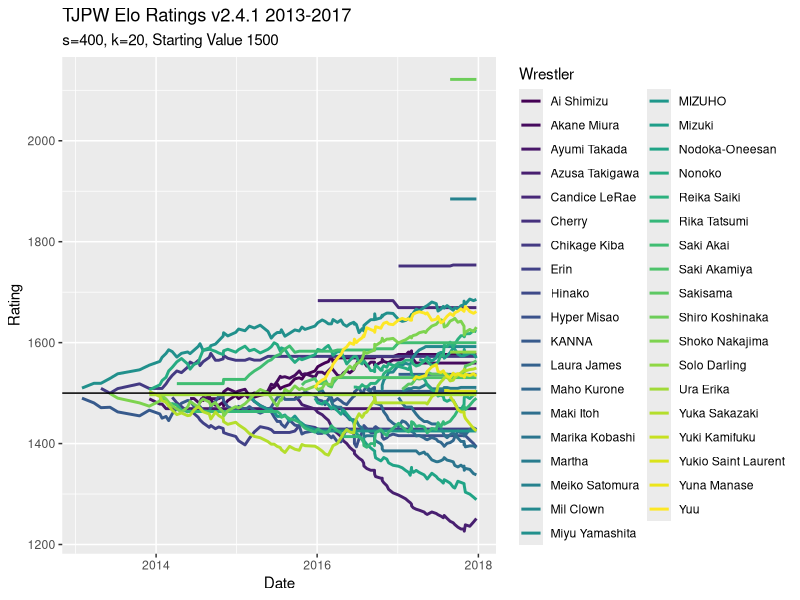
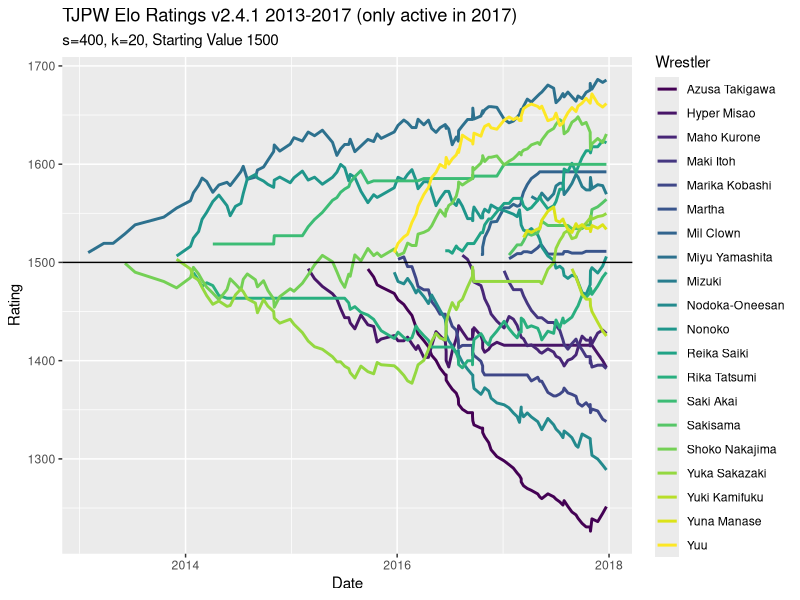

Recreate these plots in R, in order.
## ---- chunk 1
knitr::opts_chunk$set(echo = TRUE)
library(tidyverse)
library(readxl)
safe_colorblind_palette <- c("#88CCEE", "#CC6677", "#DDCC77", "#117733", "#332288", "#AA4499", 
                             "#44AA99", "#999933", "#882255", "#661100", "#6699CC", "#888888")
## ---- chunk 2
tjpw13 = read_excel("TJPW Metrics.xlsx", sheet = 2, col_types = c("guess", "date", "guess", "guess", "guess", "text", rep("guess", 14)))

tjpw14 = read_excel("TJPW Metrics.xlsx", sheet = 3, col_types = c("guess", "date", "guess", "guess", "guess", "text", rep("guess", 14)))

tjpw15 = read_excel("TJPW Metrics.xlsx", sheet = 4, col_types = c("guess", "date", "guess", "guess", "guess", "text", rep("guess", 14)))

tjpw16 = read_excel("TJPW Metrics.xlsx", sheet = 5, col_types = c("guess", "date", "guess", "guess", "guess", "text", rep("guess", 14)))

tjpw17 = read_excel("TJPW Metrics.xlsx", sheet = 6, col_types = c("guess", "date", "guess", "guess", "guess", "text", rep("guess", 14)))

tjpw = rbind(tjpw13, tjpw14, tjpw15, tjpw16, tjpw17)
## ---- chunk 3
singles = tjpw %>% 
  filter(`Match Type` == "Singles")

tag = tjpw %>% 
  filter(`Match Type` == "Tag")

threeway = tjpw %>% 
  filter(`Match Type` == "3 Way")

sixperson = tjpw %>% 
  filter(`Match Type` == "6 Person Tag")
## ---- chunk 4
summary(factor(tjpw$Event))
## ---- chunk 5
expected <- function(ra, rb, s = 400){
  expected_outcome = 1 / (1 + 10^((rb - ra)/s))
  return(expected_outcome)
} 
## ---- chunk 6
new_rating <- function(ra, rb, outcome, k = 20){
  new = ra + k * (outcome - expected(ra, rb))
  return(new)
}

new_rating_threeway <- function(r1, r2, r3, outcome, k = 20){
  expected_threeway = (expected(r1, r2) + expected(r1, r3)) / 3
  new = r1 + k * (outcome - expected_threeway)
  return(new)
}
## ---- chunk 7

events_dates = tjpw %>% 
  select(Event, Date) %>% 
  distinct(Event, .keep_all = T)
## ---- chunk 8
wrestlers = as.vector(rbind(tjpw$`Wrestler 1`, tjpw$`Wrestler 2`, tjpw$`Wrestler 3`,
                            tjpw$`Wrestler 4`, tjpw$`Wrestler 5`, tjpw$`Wrestler 6`)) %>% 
  unique() %>% 
  na.omit()
## ---- chunk 9
prior_exp = read_excel("TJPW Metrics.xlsx", sheet = 7)
## ---- chunk 10
# to include all types of draws that exist in database
draws = c("Time Limit Draw", "Double Countout")
## ---- chunk 11
Ratings = data.frame(matrix(nrow = nrow(events_dates), ncol = length(wrestlers)+2))
colnames(Ratings) = c("Event", "Date", wrestlers)
Ratings$Event = events_dates$Event
Ratings$Date = events_dates$Date

starting_ratings = c(1500, 1500, rep(NA, length(wrestlers)-2))
## ---- chunk 12
#V1
calculate_new_ratings <- function(indiv_event){
  this_event = singles %>% 
    filter(Event == indiv_event)
  
  prior_ratings = if(indiv_event == "The First Meeting"){
    starting_ratings
  }
  else{
    Ratings[which(Ratings$Event == indiv_event) - 1,3:ncol(Ratings)]
  }
  
  new_ratings = prior_ratings
  for(i in 1:nrow(this_event)){
    W1 = which(colnames(Ratings) == this_event$`Wrestler 1`[i])
    W2 = which(colnames(Ratings) == this_event$`Wrestler 2`[i])
    prior_ratings[W1-2] = ifelse(!is.na(prior_ratings[W1-2]), prior_ratings[W1-2], 1500)
    prior_ratings[W2-2] = ifelse(!is.na(prior_ratings[W2-2]), prior_ratings[W2-2], 1500)
    if(this_event$Decision[i] == "Time Limit Draw"){
      new_ratings[W1-2] =  new_rating(prior_ratings[W1-2], prior_ratings[W2-2], 0.5)
      new_ratings[W2-2] =  new_rating(prior_ratings[W2-2], prior_ratings[W1-2], 0.5)
    }
    else{
      new_ratings[W1-2] =  new_rating(prior_ratings[W1-2], prior_ratings[W2-2], 1)
      new_ratings[W2-2] =  new_rating(prior_ratings[W2-2], prior_ratings[W1-2], 0)
    }
  }
  return(new_ratings)
}
## ---- chunk 13
#V2.4.1 (Added Double Countouts as Draws)
calculate_new_ratings2 <- function(indiv_event){
  this_event = tjpw %>% 
    filter(Event == indiv_event)
  
  prior_ratings = if(indiv_event == "The First Meeting"){
    starting_ratings
  }
  else{
    Ratings[which(Ratings$Event == indiv_event) - 1,3:ncol(Ratings)]
  }
  
  new_ratings = prior_ratings
  for(i in 1:nrow(this_event)){
    if(this_event$`Match Type`[i] == "Singles"){
       W1 = which(colnames(Ratings) == this_event$`Wrestler 1`[i])
       W2 = which(colnames(Ratings) == this_event$`Wrestler 2`[i])
       prior_ratings[W1-2] = ifelse(!is.na(prior_ratings[W1-2]), prior_ratings[W1-2],
                                    1500 + 20 * prior_exp$Years[which(prior_exp$Wrestler == this_event$`Wrestler 1`[i])])
       prior_ratings[W2-2] = ifelse(!is.na(prior_ratings[W2-2]), prior_ratings[W2-2],
                                    1500 + 20 * prior_exp$Years[which(prior_exp$Wrestler == this_event$`Wrestler 2`[i])])
       if(this_event$Decision[i] %in% draws){
         new_ratings[W1-2] =  new_rating(prior_ratings[W1-2], prior_ratings[W2-2], 0.5)
         new_ratings[W2-2] =  new_rating(prior_ratings[W2-2], prior_ratings[W1-2], 0.5)
       }
       else{
         new_ratings[W1-2] =  new_rating(prior_ratings[W1-2], prior_ratings[W2-2], 1)
         new_ratings[W2-2] =  new_rating(prior_ratings[W2-2], prior_ratings[W1-2], 0)
       }
    }
    if(this_event$`Match Type`[i] == "Tag"){
      W1 = which(colnames(Ratings) == this_event$`Wrestler 1`[i])
      W2 = which(colnames(Ratings) == this_event$`Wrestler 2`[i])
      W3 = which(colnames(Ratings) == this_event$`Wrestler 3`[i])
      W4 = which(colnames(Ratings) == this_event$`Wrestler 4`[i])
      prior_ratings[W1-2] = ifelse(!is.na(prior_ratings[W1-2]), prior_ratings[W1-2], 1500 + 20 * prior_exp$Years[which(prior_exp$Wrestler == this_event$`Wrestler 1`[i])])
      prior_ratings[W2-2] = ifelse(!is.na(prior_ratings[W2-2]), prior_ratings[W2-2], 1500 + 20 * prior_exp$Years[which(prior_exp$Wrestler == this_event$`Wrestler 2`[i])])
      prior_ratings[W3-2] = ifelse(!is.na(prior_ratings[W3-2]), prior_ratings[W3-2], 1500 + 20 * prior_exp$Years[which(prior_exp$Wrestler == this_event$`Wrestler 3`[i])])
      prior_ratings[W4-2] = ifelse(!is.na(prior_ratings[W4-2]), prior_ratings[W4-2], 1500 + 20 * prior_exp$Years[which(prior_exp$Wrestler == this_event$`Wrestler 4`[i])])
      prior_team1_rating = mean(c(as.double(prior_ratings[W1-2]),
                                  as.double(prior_ratings[W2-2])))
      prior_team2_rating = mean(c(as.double(prior_ratings[W3-2]),
                                  as.double(prior_ratings[W4-2])))
      if(this_event$Decision[i] %in% draws){
        new_team1_rating = new_rating(prior_team1_rating, prior_team2_rating, 0.5)
        new_team2_rating = new_rating(prior_team2_rating, prior_team1_rating, 0.5)
      }
      else{
        new_team1_rating = new_rating(prior_team1_rating, prior_team2_rating, 1)
        new_team2_rating = new_rating(prior_team2_rating, prior_team1_rating, 0)
      }
      new_ratings[W1-2] = prior_ratings[W1-2] + (new_team1_rating - prior_team1_rating) * (2/3)
      new_ratings[W2-2] = prior_ratings[W2-2] + (new_team1_rating - prior_team1_rating) * (1/3)
      new_ratings[W3-2] = prior_ratings[W3-2] + (new_team2_rating - prior_team2_rating) * (2/3)
      new_ratings[W4-2] = prior_ratings[W4-2] + (new_team2_rating - prior_team2_rating) * (1/3)
    }
    if(this_event$`Match Type`[i] == "6 Person Tag"){
      W1 = which(colnames(Ratings) == this_event$`Wrestler 1`[i])
      W2 = which(colnames(Ratings) == this_event$`Wrestler 2`[i])
      W3 = which(colnames(Ratings) == this_event$`Wrestler 3`[i])
      W4 = which(colnames(Ratings) == this_event$`Wrestler 4`[i])
      W5 = which(colnames(Ratings) == this_event$`Wrestler 5`[i])
      W6 = which(colnames(Ratings) == this_event$`Wrestler 6`[i])
      prior_ratings[W1-2] = ifelse(!is.na(prior_ratings[W1-2]), prior_ratings[W1-2], 1500 + 20 * prior_exp$Years[which(prior_exp$Wrestler == this_event$`Wrestler 1`[i])])
      prior_ratings[W2-2] = ifelse(!is.na(prior_ratings[W2-2]), prior_ratings[W2-2], 1500 + 20 * prior_exp$Years[which(prior_exp$Wrestler == this_event$`Wrestler 2`[i])])
      prior_ratings[W3-2] = ifelse(!is.na(prior_ratings[W3-2]), prior_ratings[W3-2], 1500 + 20 * prior_exp$Years[which(prior_exp$Wrestler == this_event$`Wrestler 3`[i])])
      prior_ratings[W4-2] = ifelse(!is.na(prior_ratings[W4-2]), prior_ratings[W4-2], 1500 + 20 * prior_exp$Years[which(prior_exp$Wrestler == this_event$`Wrestler 4`[i])])
      prior_ratings[W5-2] = ifelse(!is.na(prior_ratings[W5-2]), prior_ratings[W5-2], 1500 + 20 * prior_exp$Years[which(prior_exp$Wrestler == this_event$`Wrestler 5`[i])])
      prior_ratings[W6-2] = ifelse(!is.na(prior_ratings[W6-2]), prior_ratings[W6-2], 1500 + 20 * prior_exp$Years[which(prior_exp$Wrestler == this_event$`Wrestler 6`[i])])
      prior_team1_rating = mean(c(as.double(prior_ratings[W1-2]),
                                  as.double(prior_ratings[W2-2]),
                                  as.double(prior_ratings[W3-2])))
      prior_team2_rating = mean(c(as.double(prior_ratings[W4-2]),
                                  as.double(prior_ratings[W5-2]),
                                  as.double(prior_ratings[W6-2])))
      if(this_event$Decision[i] %in% draws){
        new_team1_rating = new_rating(prior_team1_rating, prior_team2_rating, 0.5)
        new_team2_rating = new_rating(prior_team2_rating, prior_team1_rating, 0.5)
      }
      else{
        new_team1_rating = new_rating(prior_team1_rating, prior_team2_rating, 1)
        new_team2_rating = new_rating(prior_team2_rating, prior_team1_rating, 0)
      }
      new_ratings[W1-2] = prior_ratings[W1-2] + (new_team1_rating - prior_team1_rating) * (1/2)
      new_ratings[W2-2] = prior_ratings[W2-2] + (new_team1_rating - prior_team1_rating) * (1/4)
      new_ratings[W3-2] = prior_ratings[W3-2] + (new_team1_rating - prior_team1_rating) * (1/4)
      new_ratings[W4-2] = prior_ratings[W4-2] + (new_team2_rating - prior_team2_rating) * (1/2)
      new_ratings[W5-2] = prior_ratings[W5-2] + (new_team2_rating - prior_team2_rating) * (1/4)
      new_ratings[W6-2] = prior_ratings[W6-2] + (new_team2_rating - prior_team2_rating) * (1/4)
    }
    if(this_event$`Match Type`[i] == "3 Way"){
      W1 = which(colnames(Ratings) == this_event$`Wrestler 1`[i])
      W2 = which(colnames(Ratings) == this_event$`Wrestler 2`[i])
      W3 = which(colnames(Ratings) == this_event$`Wrestler 3`[i])
      prior_ratings[W1-2] = ifelse(!is.na(prior_ratings[W1-2]), prior_ratings[W1-2], 1500 + 20 * prior_exp$Years[which(prior_exp$Wrestler == this_event$`Wrestler 1`[i])])
      prior_ratings[W2-2] = ifelse(!is.na(prior_ratings[W2-2]), prior_ratings[W2-2], 1500 + 20 * prior_exp$Years[which(prior_exp$Wrestler == this_event$`Wrestler 2`[i])])
      prior_ratings[W3-2] = ifelse(!is.na(prior_ratings[W3-2]), prior_ratings[W3-2], 1500 + 20 * prior_exp$Years[which(prior_exp$Wrestler == this_event$`Wrestler 3`[i])])
      if(this_event$Decision[i] %in% draws){
        new_ratings[W1-2] = new_rating_threeway(prior_ratings[W1-2], prior_ratings[W2-2], prior_ratings[W3-2], 1/3)
        new_ratings[W2-2] = new_rating_threeway(prior_ratings[W2-2], prior_ratings[W1-2], prior_ratings[W3-2], 1/3)
        new_ratings[W3-2] = new_rating_threeway(prior_ratings[W3-2], prior_ratings[W2-2], prior_ratings[W1-2], 1/3)
      }
      else{
        if(this_event$`W3 Result`[i] == "L*"){
          if(this_event$`W2 Result`[i] == "L*"){
            new_ratings[W1-2] = new_rating_threeway(prior_ratings[W1-2], prior_ratings[W2-2], prior_ratings[W3-2], 1)
            new_ratings[W2-2] = new_rating_threeway(prior_ratings[W2-2], prior_ratings[W1-2], prior_ratings[W3-2], 0)
            new_ratings[W3-2] = new_rating_threeway(prior_ratings[W3-2], prior_ratings[W2-2], prior_ratings[W1-2], 0)
          }
          if(this_event$`W2 Result`[i] == "W*"){
            new_ratings[W1-2] = new_rating_threeway(prior_ratings[W1-2], prior_ratings[W2-2], prior_ratings[W3-2], 0.5)
            new_ratings[W2-2] = new_rating_threeway(prior_ratings[W2-2], prior_ratings[W1-2], prior_ratings[W3-2], 0.5)
            new_ratings[W3-2] = new_rating_threeway(prior_ratings[W3-2], prior_ratings[W2-2], prior_ratings[W1-2], 0)
          }
        }
        else{
          new_ratings[W1-2] = new_rating_threeway(prior_ratings[W1-2], prior_ratings[W2-2], prior_ratings[W3-2], 5/6)
          new_ratings[W2-2] = new_rating_threeway(prior_ratings[W2-2], prior_ratings[W1-2], prior_ratings[W3-2], 0)
          new_ratings[W3-2] = new_rating_threeway(prior_ratings[W3-2], prior_ratings[W2-2], prior_ratings[W1-2], 1/6)
        }
      }
    }
    prior_ratings = new_ratings #Fixes issue with multiple matches at one show
  }
  return(new_ratings)
}
## ---- chunk 14
j = 1
while(j <= nrow(Ratings)){
  Ratings[j, 3:ncol(Ratings)] = calculate_new_ratings2(events_dates$Event[j])
  j = j+1
}
## ---- chunk 15
Ratings.long = Ratings %>% 
  pivot_longer(3:ncol(Ratings), names_to = "Wrestler", values_to = "Rating")

long.2017 = Ratings %>% 
  select(c(1:3,6,8:9,11,13,16,18,20:22,24,26:27,30:34,36)) %>% 
  pivot_longer(`Miyu Yamashita`:`Yuki Kamifuku`, names_to = "Wrestler", values_to = "Rating")
## ---- chunk 16
Ratings.long %>% 
  ggplot(aes(x = Date, y = Rating, color = Wrestler)) +
  geom_line(size = 1) +
  scale_color_viridis_d() +
  geom_hline(yintercept = 1500) +
  labs(title = "TJPW Elo Ratings v2.4.1 2013-2017",
       subtitle = "s=400, k=20, Starting Value 1500")

long.2017 %>% 
  ggplot(aes(x = Date, y = Rating, color = Wrestler)) +
  geom_line(size = 1) +
  scale_color_viridis_d() +
  geom_hline(yintercept = 1500) +
  labs(title = "TJPW Elo Ratings v2.4.1 2013-2017 (only active in 2017)",
       subtitle = "s=400, k=20, Starting Value 1500")
## ---- chunk 17
end2013 = Ratings[7, 3:7]
row.names(end2013) = "Elo Rating"

end2014 = Ratings[28, 3:14]
row.names(end2014) = "Elo Rating"

end2015 = Ratings[46, 3:21]
row.names(end2015) = "Elo Rating"

end2016 = Ratings[79, 3:27]
row.names(end2016) = "Elo Rating"

end2017 = Ratings[111, 3:39]
row.names(end2017) = "Elo Rating"

Ratings.v2.4.1 = Ratings
## ---- chunk 18
elo.change.2013 = end2013 - rep(1500, 5)
row.names(elo.change.2013) = "Rating Change"

elo.change.2014 = end2014 - c(end2013, rep(1500, 7))
row.names(elo.change.2014) = "Rating Change"
  
elo.change.2015 = end2015 - c(end2014, rep(1500,7))
row.names(elo.change.2015) = "Rating Change"
  
elo.change.2016 = end2016 - c(end2015, rep(1500,6))
row.names(elo.change.2016) = "Rating Change"

elo.change.2017 = end2017 - c(end2016, rep(1500,12))
row.names(elo.change.2017) = "Rating Change"
